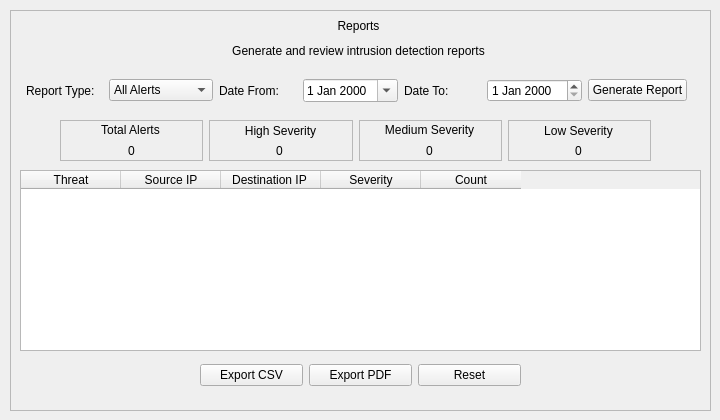
    <widget class="QWidget" name="pageReports">
     <widget class="QWidget" name="verticalLayoutWidget_6">
      <property name="geometry">
       <rect>
        <x>10</x>
        <y>10</y>
        <width>701</width>
        <height>401</height>
       </rect>
      </property>
      <layout class="QVBoxLayout" name="verticalLayoutReports">
       <item>
        <layout class="QVBoxLayout" name="verticalLayout">
         <item>
          <widget class="QFrame" name="frameReports">
           <property name="frameShape">
            <enum>QFrame::StyledPanel</enum>
           </property>
           <property name="frameShadow">
            <enum>QFrame::Sunken</enum>
           </property>
           <widget class="QLabel" name="lblReportsTitle">
            <property name="geometry">
             <rect>
              <x>0</x>
              <y>0</y>
              <width>697</width>
              <height>31</height>
             </rect>
            </property>
            <property name="styleSheet">
             <string notr="true">font: 75 22pt &quot;MS Shell Dlg 2&quot;;</string>
            </property>
            <property name="text">
             <string>Reports</string>
            </property>
            <property name="alignment">
             <set>Qt::AlignCenter</set>
            </property>
           </widget>
           <widget class="QWidget" name="horizontalLayoutWidget_3">
            <property name="geometry">
             <rect>
              <x>16</x>
              <y>60</y>
              <width>661</width>
              <height>41</height>
             </rect>
            </property>
            <layout class="QHBoxLayout" name="horizontalLayout_12">
             <item>
              <widget class="QLabel" name="lblReportType">
               <property name="text">
                <string>Report Type:</string>
               </property>
              </widget>
             </item>
             <item>
              <widget class="QComboBox" name="cmbReportType">
               <item>
                <property name="text">
                 <string>All Alerts</string>
                </property>
               </item>
               <item>
                <property name="text">
                 <string>SYN Flood</string>
                </property>
               </item>
               <item>
                <property name="text">
                 <string>Port Scan</string>
                </property>
               </item>
               <item>
                <property name="text">
                 <string>Other Threats</string>
                </property>
               </item>
              </widget>
             </item>
             <item>
              <widget class="QLabel" name="lblDateFrom">
               <property name="text">
                <string>Date From:</string>
               </property>
              </widget>
             </item>
             <item>
              <widget class="QDateEdit" name="dateReportFrom">
               <property name="calendarPopup">
                <bool>true</bool>
               </property>
              </widget>
             </item>
             <item>
              <widget class="QLabel" name="lblDateTo">
               <property name="text">
                <string>Date To:</string>
               </property>
              </widget>
             </item>
             <item>
              <widget class="QDateEdit" name="dateReportTo"/>
             </item>
             <item>
              <widget class="QPushButton" name="btnGenerateReport">
               <property name="text">
                <string>Generate Report</string>
               </property>
              </widget>
             </item>
            </layout>
           </widget>
           <widget class="QLabel" name="lblReportsSubtitle">
            <property name="geometry">
             <rect>
              <x>0</x>
              <y>30</y>
              <width>697</width>
              <height>21</height>
             </rect>
            </property>
            <property name="text">
             <string>Generate and review intrusion detection reports</string>
            </property>
            <property name="alignment">
             <set>Qt::AlignCenter</set>
            </property>
           </widget>
           <widget class="QWidget" name="horizontalLayoutWidget_13">
            <property name="geometry">
             <rect>
              <x>50</x>
              <y>110</y>
              <width>591</width>
              <height>41</height>
             </rect>
            </property>
            <layout class="QHBoxLayout" name="horizontalLayout_13">
             <item>
              <widget class="QFrame" name="frameReportsTotalAlerts">
               <property name="frameShape">
                <enum>QFrame::StyledPanel</enum>
               </property>
               <property name="frameShadow">
                <enum>QFrame::Sunken</enum>
               </property>
               <widget class="QLabel" name="lblReportTotalAlertsTitle">
                <property name="geometry">
                 <rect>
                  <x>0</x>
                  <y>-1</y>
                  <width>141</width>
                  <height>21</height>
                 </rect>
                </property>
                <property name="text">
                 <string>Total Alerts</string>
                </property>
                <property name="alignment">
                 <set>Qt::AlignCenter</set>
                </property>
               </widget>
               <widget class="QLabel" name="label_22">
                <property name="geometry">
                 <rect>
                  <x>-4</x>
                  <y>20</y>
                  <width>151</width>
                  <height>21</height>
                 </rect>
                </property>
                <property name="text">
                 <string>0</string>
                </property>
                <property name="alignment">
                 <set>Qt::AlignCenter</set>
                </property>
               </widget>
              </widget>
             </item>
             <item>
              <widget class="QFrame" name="frameHighAlerts">
               <property name="frameShape">
                <enum>QFrame::StyledPanel</enum>
               </property>
               <property name="frameShadow">
                <enum>QFrame::Sunken</enum>
               </property>
               <widget class="QLabel" name="lblReportHighAlertsTitle">
                <property name="geometry">
                 <rect>
                  <x>-4</x>
                  <y>0</y>
                  <width>151</width>
                  <height>21</height>
                 </rect>
                </property>
                <property name="text">
                 <string>High Severity</string>
                </property>
                <property name="alignment">
                 <set>Qt::AlignCenter</set>
                </property>
               </widget>
               <widget class="QLabel" name="lblReportHighAlerts_2">
                <property name="geometry">
                 <rect>
                  <x>0</x>
                  <y>20</y>
                  <width>141</width>
                  <height>21</height>
                 </rect>
                </property>
                <property name="text">
                 <string>0</string>
                </property>
                <property name="alignment">
                 <set>Qt::AlignCenter</set>
                </property>
               </widget>
              </widget>
             </item>
             <item>
              <widget class="QFrame" name="frameMediumAlerts">
               <property name="frameShape">
                <enum>QFrame::StyledPanel</enum>
               </property>
               <property name="frameShadow">
                <enum>QFrame::Sunken</enum>
               </property>
               <widget class="QLabel" name="lblReportMediumAlertsTitle">
                <property name="geometry">
                 <rect>
                  <x>0</x>
                  <y>0</y>
                  <width>141</width>
                  <height>20</height>
                 </rect>
                </property>
                <property name="text">
                 <string>Medium Severity</string>
                </property>
                <property name="alignment">
                 <set>Qt::AlignCenter</set>
                </property>
               </widget>
               <widget class="QLabel" name="lblReportMediumAlerts">
                <property name="geometry">
                 <rect>
                  <x>0</x>
                  <y>20</y>
                  <width>141</width>
                  <height>21</height>
                 </rect>
                </property>
                <property name="text">
                 <string>0</string>
                </property>
                <property name="alignment">
                 <set>Qt::AlignCenter</set>
                </property>
               </widget>
              </widget>
             </item>
             <item>
              <widget class="QFrame" name="frameLowAlerts">
               <property name="frameShape">
                <enum>QFrame::StyledPanel</enum>
               </property>
               <property name="frameShadow">
                <enum>QFrame::Sunken</enum>
               </property>
               <widget class="QLabel" name="lblReportLowAlertsTitle">
                <property name="geometry">
                 <rect>
                  <x>0</x>
                  <y>0</y>
                  <width>141</width>
                  <height>21</height>
                 </rect>
                </property>
                <property name="text">
                 <string>Low Severity</string>
                </property>
                <property name="alignment">
                 <set>Qt::AlignCenter</set>
                </property>
               </widget>
               <widget class="QLabel" name="lblReportLowAlerts">
                <property name="geometry">
                 <rect>
                  <x>0</x>
                  <y>20</y>
                  <width>141</width>
                  <height>21</height>
                 </rect>
                </property>
                <property name="text">
                 <string>0</string>
                </property>
                <property name="alignment">
                 <set>Qt::AlignCenter</set>
                </property>
               </widget>
              </widget>
             </item>
            </layout>
           </widget>
           <widget class="QTableWidget" name="tableReports">
            <property name="geometry">
             <rect>
              <x>10</x>
              <y>160</y>
              <width>681</width>
              <height>181</height>
             </rect>
            </property>
            <property name="layoutDirection">
             <enum>Qt::LeftToRight</enum>
            </property>
            <property name="frameShape">
             <enum>QFrame::StyledPanel</enum>
            </property>
            <property name="frameShadow">
             <enum>QFrame::Sunken</enum>
            </property>
            <property name="editTriggers">
             <set>QAbstractItemView::NoEditTriggers</set>
            </property>
            <property name="alternatingRowColors">
             <bool>true</bool>
            </property>
            <property name="selectionBehavior">
             <enum>QAbstractItemView::SelectRows</enum>
            </property>
            <column>
             <property name="text">
              <string>Threat</string>
             </property>
            </column>
            <column>
             <property name="text">
              <string>Source IP</string>
             </property>
            </column>
            <column>
             <property name="text">
              <string>Destination IP </string>
             </property>
            </column>
            <column>
             <property name="text">
              <string>Severity</string>
             </property>
            </column>
            <column>
             <property name="text">
              <string>Count</string>
             </property>
            </column>
           </widget>
           <widget class="QWidget" name="horizontalLayoutWidget_14">
            <property name="geometry">
             <rect>
              <x>190</x>
              <y>350</y>
              <width>321</width>
              <height>31</height>
             </rect>
            </property>
            <layout class="QHBoxLayout" name="horizontalLayout_14">
             <item>
              <widget class="QPushButton" name="btnExportCSV_2">
               <property name="text">
                <string>Export CSV</string>
               </property>
              </widget>
             </item>
             <item>
              <widget class="QPushButton" name="btnExportPDF">
               <property name="text">
                <string>Export PDF</string>
               </property>
              </widget>
             </item>
             <item>
              <widget class="QPushButton" name="btnResetReport">
               <property name="text">
                <string>Reset</string>
               </property>
              </widget>
             </item>
            </layout>
           </widget>
          </widget>
         </item>
        </layout>
       </item>
      </layout>
     </widget>
    </widget>
